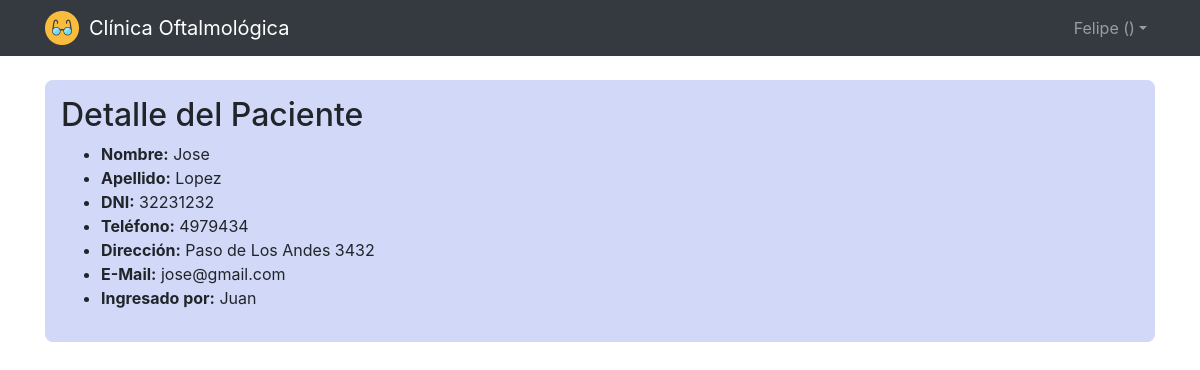
Page /clinica/pacienteshow/3 (signed in) on the earlier database version.
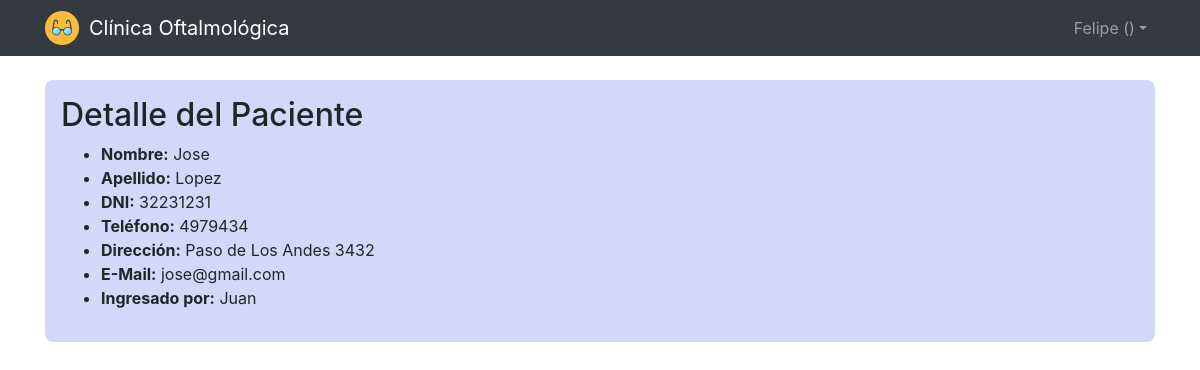
Same page on the later database version.
### clinica/models.py (models this page shows, shortened)
class Paciente(models.Model):
    user = models.ForeignKey(
        settings.AUTH_USER_MODEL,
        on_delete=models.CASCADE,
    )
    nombre = models.CharField(max_length=64)
    apellido = models.CharField(max_length=64)
    dni = models.IntegerField()
    telefono = models.CharField(max_length=64)
    direccion = models.CharField(max_length=64)
    email = models.CharField(max_length=64)

### clinica/views.py (the view)
# urls.py: path("pacienteshow/<int:paciente_id>", views.pacienteshow, name="pacienteshow"),
def pacienteshow(request, paciente_id):
    if not request.user.is_authenticated:
        return HttpResponseRedirect(reverse("login"))
    paciente = Paciente.objects.get(id=paciente_id)
    historiales = Historial.objects.filter(paciente_id=paciente_id)
    if request.method == "POST":
        form = FormHistorial(request.POST)
        if form.is_valid():
            titulo = form.cleaned_data["titulo"]
            detalle = form.cleaned_data["detalle"]
            p = Historial(paciente_id=paciente_id, user_id=request.user.id, titulo=titulo, detalle=detalle)
            p.save()
            messages.success(request, 'El Registro fue Agregado Exitosamente')
            return redirect('pacienteshow', paciente_id)
    else:
        return render(request, "pacientes/show.html", {
            "paciente": paciente,
            "historiales": historiales,
            "form" : FormHistorial()
        })

### clinica/templates/pacientes/show.html (shortened to what this page needs)
{% extends "layout.html" %}
{% block body %}
    <div class="container">
        <div class="muestra" style="margin-bottom: 1rem;">
            <h2>Detalle del Paciente</h2>
            <ul>
                <li><strong>Nombre:</strong> {{ paciente.nombre }}</li>
                <li><strong>Apellido:</strong> {{ paciente.apellido }}</li>
                <li><strong>DNI:</strong> {{ paciente.dni }}</li>
                <li><strong>Teléfono:</strong> {{ paciente.telefono }}</li>
                <li><strong>Dirección:</strong> {{ paciente.direccion }}</li>
                <li><strong>E-Mail:</strong> {{ paciente.email }}</li>
                <li><strong>Ingresado por:</strong> {{ paciente.user.get_username }}</li>
            </ul>
        </div>
    </div>
{% endblock %}

Differences in the rows shown:
changed Paciente "Jose": dni "32231232" → "32231231"
